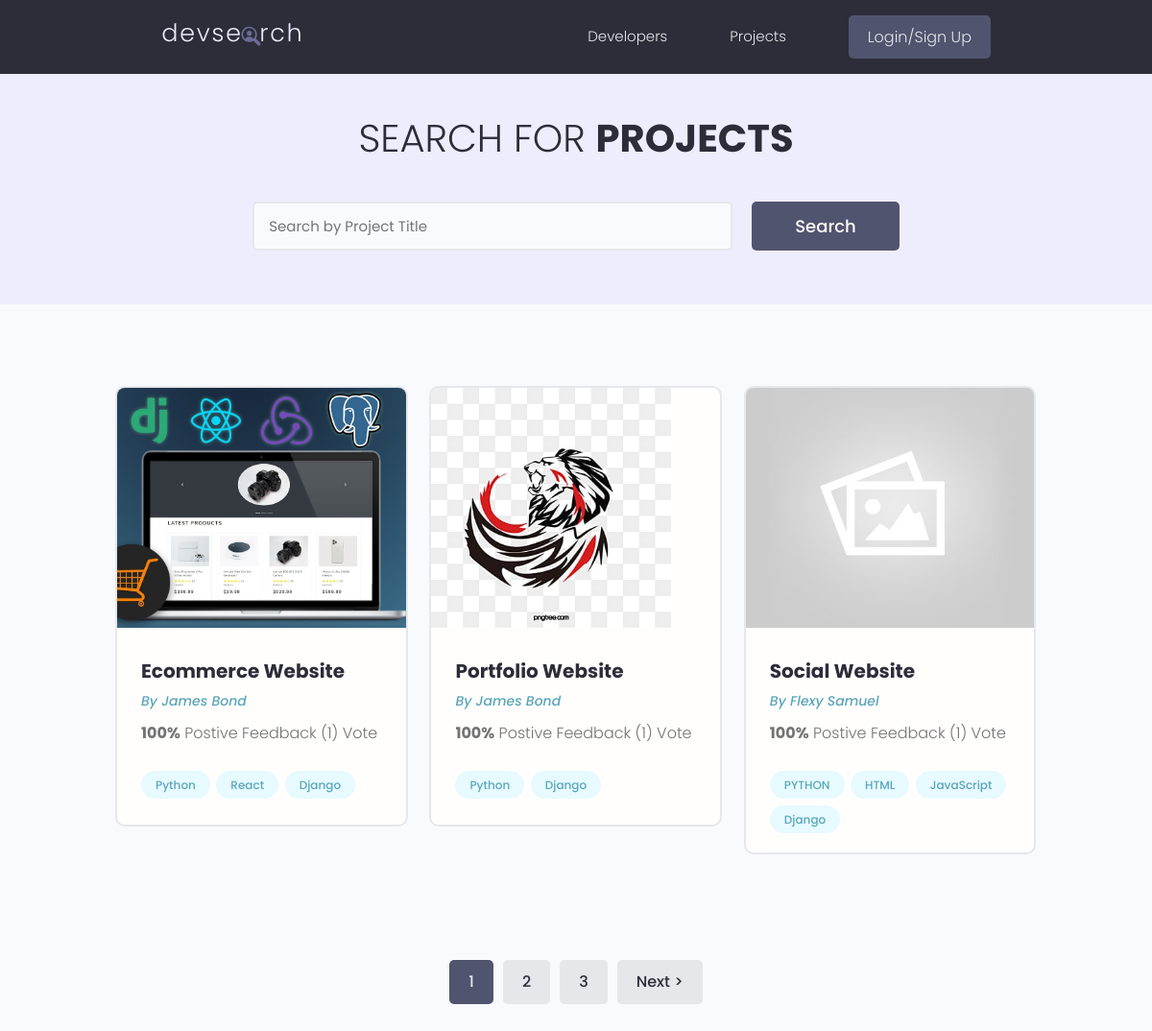
/projects/, run on the app's committed database.
### projects/models.py (models this page shows, shortened)
class Project(models.Model):
    owner = models.ForeignKey(Profile, null=True, blank=True, on_delete=models.CASCADE)
    title = models.CharField(max_length=255)
    description = models.TextField(null=True, blank=True)
    featured_image = models.ImageField(null=True, blank=True, default="default.jpg")
    demo_link = models.CharField(max_length=2000, null=True, blank=True)
    source_link = models.CharField(max_length=2000, null=True, blank=True)
    tags = models.ManyToManyField('Tag', blank=True)
    vote_total = models.IntegerField(default=0, null=True, blank=True)
    vote_ratio = models.IntegerField(default=0, null=True, blank=True)
    created_at = models.DateTimeField(auto_now_add=True)
    id = models.UUIDField(default=uuid.uuid4, unique=True, primary_key=True, editable=False)
    class Meta:
        ordering = ['-vote_ratio', '-vote_total', 'title']
    @property
    def imageURL(self):
        try:
            url = self.featured_image.url
        except:
            url = ''
        return url

class Tag(models.Model):
    name = models.CharField(max_length=200)
    created_at = models.DateTimeField(auto_now_add=True)
    id = models.UUIDField(default=uuid.uuid4, unique=True, primary_key=True, editable=False)
    def __str__(self):
        return self.name

### users/models.py (models this page shows, shortened)
class Profile(models.Model):
    user = models.OneToOneField(User, on_delete=models.CASCADE, null=True, blank=True)
    name = models.CharField(max_length=200, blank=True, null=True)
    email = models.EmailField(max_length=500, blank=True, null=True)
    username = models.CharField(max_length=200, blank=True, null=True)
    location = models.CharField(max_length=200, blank=True, null=True)
    short_intro = models.CharField(max_length=200, blank=True, null=True)
    bio = models.TextField(blank=True, null=True)
    profile_image = models.ImageField(null=True, blank=True, upload_to='profiles/', default="profiles/user-default.png" )
    social_github = models.CharField(max_length=200, blank=True, null=True)
    social_stackoverflow = models.CharField(max_length=200, blank=True, null=True)
    social_twitter = models.CharField(max_length=200, blank=True, null=True)
    social_linkedin = models.CharField(max_length=200, blank=True, null=True)
    social_youtube = models.CharField(max_length=200, blank=True, null=True)
    social_website = models.CharField(max_length=200, blank=True, null=True)
    created_at = models.DateTimeField(auto_now_add=True)
    id = models.UUIDField(default=uuid.uuid4, unique=True, primary_key=True, editable=False)
    class Meta:
        ordering = ['created_at']

### projects/views.py (the view)
# urls.py: path('projects/', views.getProjects),
def projects(request):
    projects, search_query = searchProjects(request)
    custom_range, projects = paginateProjects(request, projects, 3)
    context = {
        "projects":projects,
        'search_query' : search_query,
        'custom_range' : custom_range
    }
    return render(request, 'projects/projects.html', context)

### projects/utils.py (called while the page is built)
def paginateProjects(request, projects, results):
    page = request.GET.get('page')
    paginator = Paginator(projects, results)
    try:
        projects = paginator.page(page)
    except PageNotAnInteger:
        page = 1
        projects = paginator.page(page)
    except EmptyPage:
        page = paginator.num_pages
        projects = paginator.page(page)
    leftIndex = (int(page) - 3)
    if leftIndex < 1:
        leftIndex = 1
    rightIndex = (int(page) + 3)
    if rightIndex > paginator.num_pages:
        rightIndex = paginator.num_pages+1
    custom_range = range(leftIndex, rightIndex)
    return custom_range, projects

def searchProjects(request):
    search_query = ''
    if request.GET.get('search_query'):
        search_query =  request.GET.get('search_query')
    tags = Tag.objects.filter(name__icontains=search_query)
    projects = Project.objects.distinct().filter(
        Q(title__icontains=search_query) |
        Q(description__icontains=search_query) |
        Q(owner__name__icontains=search_query) |
        Q(tags__in=tags)
    )
    return projects, search_query

### projects/templates/projects/projects.html (shortened to what this page needs)
{% extends 'main.html' %}
{% block content %}
<main class="projects">
    <section class="hero-section text-center">
      <div class="container container--narrow">
        <div class="hero-section__box">
          <h2>Search for <span>Projects</span></h2>
        </div>
        <div class="hero-section__search">
          <form id="searchForm" class="form" action="{% url 'projects' %}" method="get">
            <div class="form__field">
              <input class="input input--text" id="formInput#search" type="text" name="search_query" value="{{search_query}}"
                placeholder="Search by Project Title" />
            </div>
            <input class="btn btn--sub btn--lg" type="submit" value="Search" />
          </form>
        </div>
      </div>
    </section>
    <section class="projectsList">
      <div class="container">
        <div class="grid grid--three">
            {% for project in projects %}
          <div class="column">
            <div class="card project">
              <a href="{% url 'project' project.id %}" class="project">
                <img class="project__thumbnail" src="{{project.imageURL}}" alt="project thumbnail" />
                <div class="card__body">
                  <h3 class="project__title">{{project.title}}</h3>
                  <p><a class="project__author" href="{% url 'user-profile' project.owner.id %}">By {{project.owner.name}}</a></p>
                  <p class="project--rating">
                    <span style="font-weight: bold;">{{project.vote_ratio}}%</span> Postive
                    Feedback ({{project.vote_total}}) Vote{{project.vote_total|pluralize:"s"}}
                  </p>
                  <div class="project__tags">
                    {% for tag in project.tags.all %}
                    <span class="tag tag--pill tag--main">
                      <small>{{tag}}</small>
                    </span>
                    {%endfor%}
                  </div>
                </div>
              </a>
            </div>
          </div>
          {%endfor%}
        </div>
      </div>
    </section>
   {% include 'pagination.html' with queryset=projects custom_range=custom_range %}
</main>
{% endblock content %}

### templates/main.html (shortened to what this page needs)
<!DOCTYPE html>
{% load static %}
<html lang="en">
<head>
    <link rel="stylesheet" href="https://cdn.iconmonstr.com/1.3.0/css/iconmonstr-iconic-font.min.css" />
    <link rel="stylesheet" href="{% static 'uikit/styles/uikit.css' %}" />
    <link rel="stylesheet" href="{% static 'styles/app.css' %} " />
</head>
<body>
     {% include 'navbar.html' %}
     {% block content %}
     {% endblock content  %}
</body>
</html>

### templates/navbar.html (shortened to what this page needs)
{% load static %}
<header class="header">
    <div class="container container--narrow">
      <a href="{% url 'profiles' %}" class="header__logo">
        <img src="{% static 'images/logo.svg' %}" alt="DevSearch Logo" />
      </a>
      <nav class="header__nav">
        <ul class="header__menu">
          <li class="header__menuItem"><a href="{% url 'profiles' %}">Developers</a></li>
          <li class="header__menuItem"><a href="{% url 'projects' %}">Projects</a></li>
          {% if request.user.is_authenticated %}
          <li class="header__menuItem"><a href="{% url 'inbox' %}">Inbox</a></li>
          <li class="header__menuItem"><a href="{% url 'account' %}">Account</a></li>
          <li class="header__menuItem" style="color: #e5e7eb;">Welcome, {{request.user.username}} </a></li>
          <li class="header__menuItem"><a href="{% url 'logout' %}" class="btn btn--sub">Logout</a></li>
          {% else %}
          <li class="header__menuItem"><a href="{% url 'login' %}" class="btn btn--sub">Login/Sign Up</a></li>
          {% endif %}
        </ul>
      </nav>
    </div>
  </header>

### templates/pagination.html (shortened to what this page needs)
{% if queryset.has_other_pages %}
<div class="pagination">
  <ul class="container">
    {% for page in custom_range  %}
     {% if page == queryset.number %} {% comment %}current number of the page we are on {% endcomment %}
    <li><a href="?page={{page}}" class="btn page-link btn--sub" data-page="{{page}}">{{page}}</a></li>
    {% else %}
    <li><a href="?page={{page}}" class="btn page-link"  data-page="{{page}}">{{page}}</a></li>
    {% endif %}
    {% endfor %}
    {% if queryset.has_next %}
    <li><a href="?page={{queryset.next_page_number}}" class="btn page-link"  data-page="{{queryset.next_page_number}}">Next ></a></li>
    {% endif %}
  </ul>
</div>
{% endif %}

### static/styles/app.css (style rules this page uses)
:root { --color-sub: #2d2d39; }
.btn--sub { background-color: var(--color-sub-light); }
.card { border: 2px solid var(--color-light); }
img { width: 100%; }
.header { position: sticky; z-index: 111; background-color: var(--color-sub); padding: 1.5rem 0; }
.header > .container { display: flex; justify-content: space-between; align-items: center; }
.header__logo > img { height: 3.8rem; }
.header__nav > ul { display: inline-flex; align-items: center; list-style: none; gap: 6.5rem; }
.header__menuItem > a { color: var(--color-light); font-weight: 300; }
.hero-section { height: 40vh; display: flex; align-items: center; background-color: var(--color-sub); }
.hero-section__box { margin-bottom: 4rem; }
.hero-section__box > h2, .hero-section__box > h2 > span { font-size: 4rem; color: var(--color-light); line-height: 1.3; text-transform: uppercase; }
.hero-section__box > h2 { font-weight: 300; }
.hero-section__box > h2 > span { font-weight: 700; }
.hero-section__search > .form { display: flex; align-items: center; justify-content: center; gap: 2rem; }
.hero-section__search > .form input.input--text { width: 50rem; }
.pagination { margin-top: 8rem; margin-bottom: 10rem; }
.pagination > ul { flex-wrap: wrap; list-style: none; display: flex; align-items: center; justify-content: center; gap: 1rem; }
.pagination .btn { color: var(--color-sub); }
.pagination .btn.btn--sub { color: var(--color-light); }
.project__author { font-size: 1.4rem; font-style: italic; }
.project--rating { margin-bottom: 1.6em; margin-top: .5em; }
.projects > .hero-section { background: var(--color-sub-lighter); height: 30vh; }
.projects .hero-section__box { margin-bottom: 2.5rem; }
.projects .hero-section__box > h2 { color: var(--color-sub); }
.projects .hero-section__box > h2 > span { font-weight: 700; color: var(--color-sub); }
.projectsList { margin-top: 8rem; }
.project__thumbnail { height: 25rem; object-fit: cover; object-position: top center; }
.project__title { font-size: 2rem; font-weight: 700; color: var(--color-sub); }

### static/uikit/styles/modules/_variables.css (style rules this page uses)
:root { --color-main: #5aa5b9; --color-main-light: #e6faff; --color-sub: #3f4156; --color-sub-light: #51546e; --color-sub-lighter: #ededfd; --color-text: #737373; --color-gray: #8b8b8b; --color-light: #e5e7eb; --color-light-gray: #767676; --color-bg: #f8fafd; --color-white: #fffefd; --color-white-light: #f3f3f3; --color-success: #359e64; --color-success-bg: #def8e8; --color-error: #fc4b0b; --color-error-bg: #fff2ee; --font-base: 'Poppins', arial, helvetica, 'Segoe UI', roboto, ubuntu, sans-serif; --font-monospace: 'Fira Code', 'Courier New', courier, monospace; --font-regular: 300; --font-medium: 500; --font-bold: 700; --generic-shadow: 1px 1px 5px #00000010; --generic-transition: all 0.3s ease-in-out; }

### static/uikit/styles/modules/_base.css (style rules this page uses)
* { margin: 0; padding: 0; box-sizing: border-box; text-rendering: optimizeLegibility; color: inherit; font-size: inherit; }
html { font-size: 50%; }
@media only screen and (min-width: 480px) { html { font-size: 56.25%; } }
@media only screen and (min-width: 1200px) { html { font-size: 62.5%; } }
body { line-height: 1.6; font-weight: 400; font-size: 1.5rem; color: var(--color-text); background-color: var(--color-bg); min-height: 100vh; }

### static/uikit/styles/modules/_typography.css (style rules this page uses)
* { font-family: var(--font-base); }
h2 { font-size: 3.6rem; font-weight: var(--font-bold); }
h3 { font-size: 3.2rem; font-weight: var(--font-medium); }
p, span, strong { font-size: 1.6rem; color: var(--color-text); font-weight: var(--font-regular); }
a { padding-bottom: 2px; text-decoration: none; display: inline-block; color: var(--color-main); font-weight: var(--font-medium); }

### static/uikit/styles/modules/_utilities.css (style rules this page uses)
.container { width: 92%; max-width: 165rem; margin: 0 auto; box-sizing: border-box; }
.container--narrow { width: 92%; max-width: 120rem; }
@media screen and (min-width: 1000px) { .container { width: 90%; } }
@media screen and (min-width: 1000px) { .container--narrow { width: 85%; } }
@media screen and (min-width: 1200px) { .container { width: 80%; } }
@media screen and (min-width: 1200px) { .container--narrow { width: 72%; } }
.text-center { text-align: center; }

### static/uikit/styles/modules/_card.css (style rules this page uses)
.card { border-radius: 1rem; background-color: var(--color-white); border: 1.5px solid var(--color-light); width: auto; height: auto; margin-top: 0.5rem; margin-bottom: 0.5rem; overflow: hidden; }
.card__body, .card__header { padding: 2rem 2.5rem; }

### data on the page
Project: imageURL (picture), title "Ecommerce Website", owner.name "James Bond", vote_ratio "100", vote_total "1"
Tag: name "Python"
Tag: name "React"
Tag: name "Django"
Project: imageURL (picture), title "Portfolio Website", owner.name "James Bond", vote_ratio "100", vote_total "1"
Project: imageURL (placeholder picture), title "Social Website", owner.name "Flexy Samuel", vote_ratio "100", vote_total "1"
Tag: name "PYTHON"
Tag: name "HTML"
Tag: name "JavaScript"

### other printed values
{{ page }} "1"
{{ page }} "2" "3"
